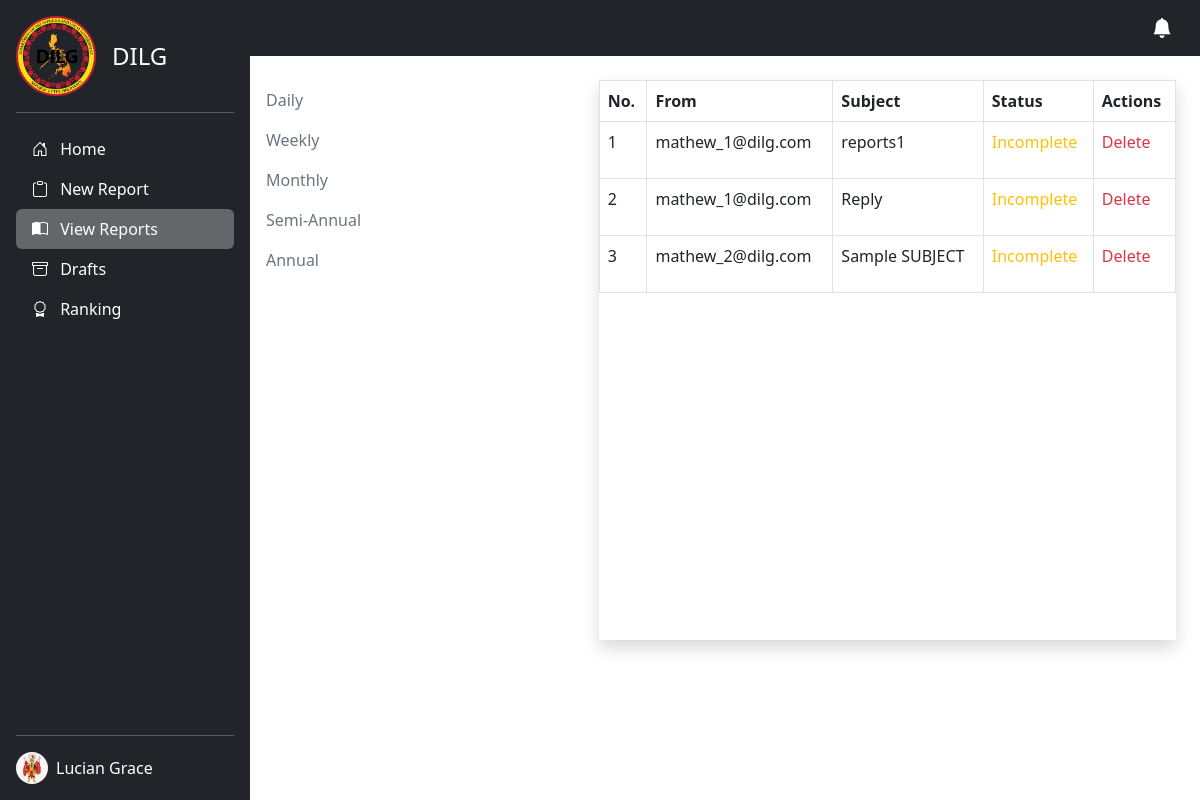
The app's page /admin/reports.php (signed in), older data.
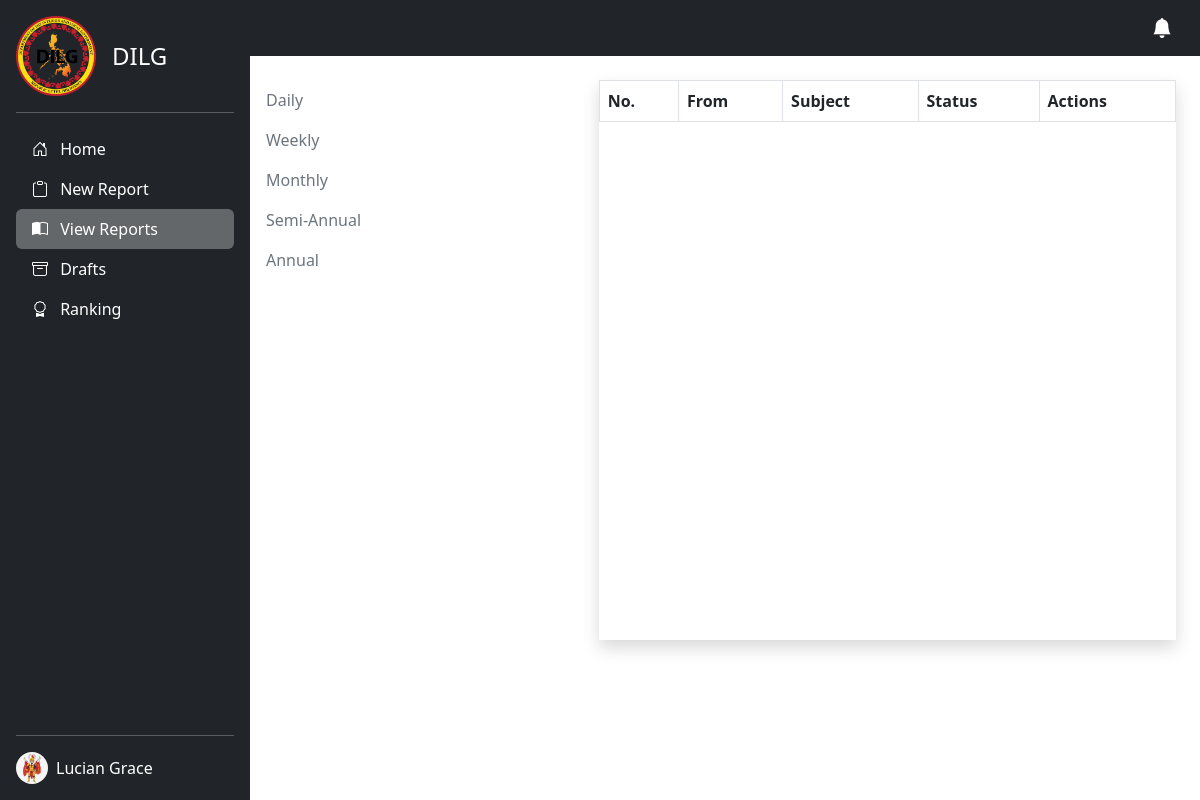
The same page, newer data.
### tables this page shows
CREATE TABLE `reports` (
  `id` int(11) NOT NULL,
  `user_id` varchar(50) NOT NULL,
  `report_id` varchar(50) NOT NULL,
  `from_user` varchar(50) NOT NULL,
  `to_user` varchar(50) NOT NULL,
  `barangay` varchar(10000) NOT NULL,
  `subject` varchar(50) NOT NULL,
  `opr` varchar(100) NOT NULL,
  `message` longtext NOT NULL,
  `duration` varchar(50) NOT NULL,
  `pdf_files` blob NOT NULL,
  `status` int(225) NOT NULL,
  `notif_status` int(11) NOT NULL,
  `date_start` datetime NOT NULL,
  `date_end` datetime NOT NULL,
  `deadline` int(11) NOT NULL,
  `date_created` date NOT NULL,
  `time_created` time NOT NULL,
  `date_updated` date NOT NULL,
  `time_updated` time NOT NULL
);

### admin/reports.php (the view, shortened to what the changed rows need)
<?php
include 'images.php';
$email = $_SESSION['username'];
?>
<!DOCTYPE html>
<html lang="en">
<head>
  <link href="https://cdn.jsdelivr.net/npm/bootstrap@5.3.0-alpha1/dist/css/bootstrap.min.css" rel="stylesheet">
  <link rel="stylesheet" href="https://cdnjs.cloudflare.com/ajax/libs/bootstrap-icons/1.10.3/font/bootstrap-icons.min.css" />
  <link rel="stylesheet" href="../src/css/preloader.css">
</head>
<body>
  <main class="d-flex">
    <div class="container-fluid p-0">
      <div class="row mt-4">
        <div class="col-lg-8">
          <div class="card shadow py-0 mx-4" style="border: none; border-radius: 0; min-height: 35rem;">
            <table class="table table-bordered table-hover" id="data">
              <thead>
                <tr>
                  <th>No.</th>
                  <th>From</th>
                  <th>Subject</th>
                  <th>Status</th>
                  <th>Actions</th>
                </tr>
              </thead>
              <tbody>
                <?php
                $sql = "SELECT * FROM reports WHERE to_user LIKE '%$email%'";
                $run = mysqli_query($conn, $sql);
                if (mysqli_num_rows($run) > 0) {
                  $count = 0;
                  foreach ($run as $row) {
                    $report_id = $row['report_id'];
                    $ciphering = "AES-128-CTR";
                    $options = 0;
                    $encryption_iv = '1234567891011121';
                    $encryption_key = "TeamAgnat";
                    $encryption = openssl_encrypt(
                      $report_id,
                      $ciphering,
                      $encryption_key,
                      $options,
                      $encryption_iv
                    );
                    $view_link = "view-reports.php?rid=" . $encryption;
                    $delete_link = "delete-reports.php?rid=" . $encryption;
                    $count++;
                ?>
                    <tr class="clickable-row" data-href="<?php echo $view_link ?>" style="cursor:pointer;">
                      <td><?php echo $count; ?></td>
                      <td><?php echo $row['from_user'] ?></td>
                      <td><?php echo $row['subject'] ?></td>
                      <?php if ($row['status'] == 1) {
                        echo "<td> <p class='text-success'> Complete </p> </td>";
                      } elseif ($row['status'] == 2) {
                        echo "<td> <p class='text-danger'> No Submission </p> </td>";
                      } elseif ($row['status'] == 3) {
                        echo "<td><p class='text-warning'> Incomplete </p> </td>";
                      } elseif ($row['status'] == 4) {
                        echo "<td> <p class='text-primary'> Late </p> </td>";
                      } else {
                        echo "<td> <p class='text-danger'> No Submssion </p>  </td>";
                      }  ?>
                      <td>
                        <a class='text-danger text-decoration-none' href="<?php echo $delete_link ?>" onClick="return confirm('Delete This report?')">Delete</a>
                      </td>
                    </tr>
                <?php
                  }
                }
                ?>
              </tbody>
            </table>
          </div>
        </div>
      </div>
    </div>
  </main>
</body>
</html>

Row changes from the older to the newer data that the page shows:
removed reports: from_user "mathew_1@dilg.com", subject "reports1", shows "Incomplete"
removed reports: from_user "mathew_1@dilg.com", subject "Reply", shows "Incomplete"
removed reports: from_user "mathew_2@dilg.com", subject "Sample SUBJECT", shows "Incomplete"
